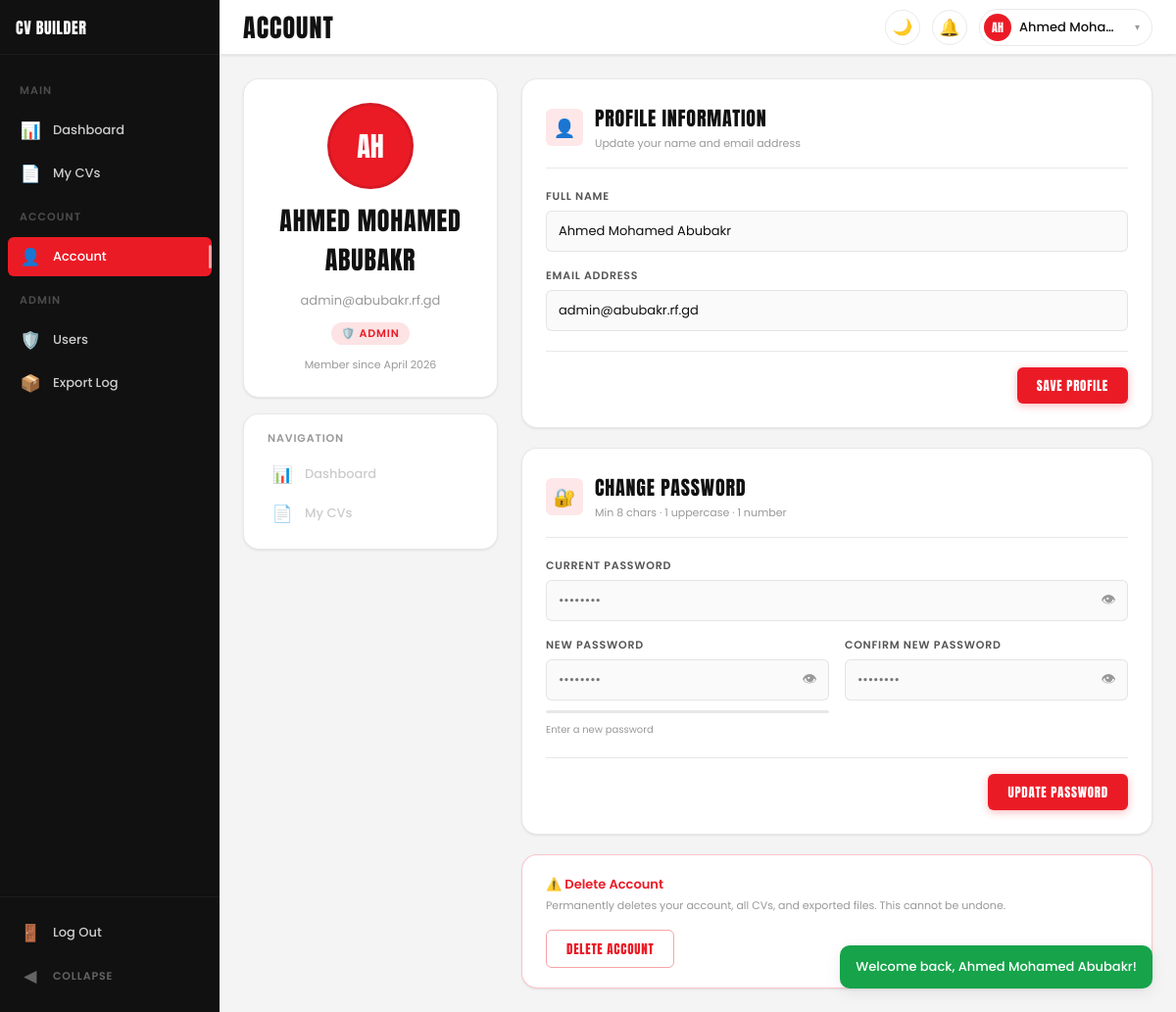
The app's page /account.php (signed in) with its own data.
### tables this page shows
CREATE TABLE `users` (
  `id`            INT UNSIGNED    NOT NULL AUTO_INCREMENT,
  `name`          VARCHAR(150)    NOT NULL,
  `email`         VARCHAR(255)    NOT NULL UNIQUE,
  `password`      VARCHAR(255)    NOT NULL,
  `role`          ENUM('user','admin') NOT NULL DEFAULT 'user',
  `avatar`        VARCHAR(255)    DEFAULT NULL,
  `remember_token` VARCHAR(100)   DEFAULT NULL,
  `is_active`     TINYINT(1)      NOT NULL DEFAULT 1,
  `created_at`    TIMESTAMP       NOT NULL DEFAULT CURRENT_TIMESTAMP,
  `updated_at`    TIMESTAMP       NOT NULL DEFAULT CURRENT_TIMESTAMP ON UPDATE CURRENT_TIMESTAMP,
  PRIMARY KEY (`id`),
  INDEX `idx_email` (`email`),
  INDEX `idx_role`  (`role`)
);

### Database.php (called while the page is built, shortened)
<?php
class Database
{
    private static ?PDO $instance = null;
    public static function getInstance(): PDO
    {
        if (self::$instance === null) {
            $dsn = sprintf(
                'mysql:host=%s;dbname=%s;charset=%s',
                DB_HOST, DB_NAME, DB_CHARSET
            );
            $options = [
                PDO::ATTR_ERRMODE            => PDO::ERRMODE_EXCEPTION,
                PDO::ATTR_DEFAULT_FETCH_MODE => PDO::FETCH_ASSOC,
                PDO::ATTR_EMULATE_PREPARES   => false,
                PDO::MYSQL_ATTR_INIT_COMMAND => "SET NAMES utf8mb4 COLLATE utf8mb4_unicode_ci",
            ];
            try {
                self::$instance = new PDO($dsn, DB_USER, DB_PASS, $options);
            } catch (PDOException $e) {
                if (APP_ENV === 'development') {
                    die('<pre style="color:red">DB Connection Error: ' . $e->getMessage() . '</pre>');
                } else {
                    die('A database error occurred. Please try again later.');
                }
            }
        }
        return self::$instance;
    }
    public static function query(string $sql, array $params = []): PDOStatement
    {
        $stmt = self::getInstance()->prepare($sql);
        $stmt->execute($params);
        return $stmt;
    }
    public static function fetchOne(string $sql, array $params = []): array|false
    {
        return self::query($sql, $params)->fetch();
    }
}

### account.php (the view, shortened to what this page needs)
<?php
$page_title  = 'Account';
$active_page = 'account';
require_once __DIR__ . '/../includes/layout.php';
$user  = auth_user();
$uid   = (int)$user['id'];
$dbUser = Database::fetchOne(
    'SELECT id, name, email, avatar, role, created_at FROM users WHERE id = ? LIMIT 1',
    [$uid]
);
?>
<div class="account-layout">
  <div class="profile-aside">
    <div class="card profile-card">
      <form method="POST" enctype="multipart/form-data" id="avatarForm">
        <label for="avatarInput" style="cursor:pointer">
          <div class="avatar-large">
            <?php if (!empty($dbUser['avatar'])): ?>
              <img src="<?= APP_URL ?>/uploads/avatars/<?= htmlspecialchars($dbUser['avatar']) ?>" alt="avatar">
            <?php else: ?>
              <?= strtoupper(mb_substr($dbUser['name'], 0, 2)) ?>
            <?php endif; ?>
          </div>
        </label>
      </form>
      <div class="profile-name"><?= htmlspecialchars($dbUser['name']) ?></div>
      <div class="profile-email"><?= htmlspecialchars($dbUser['email']) ?></div>
      <span class="profile-role <?= $dbUser['role'] ?>">
        <?= $dbUser['role'] === 'admin' ? '🛡️ Admin' : '👤 User' ?>
      </span>
      <div class="profile-joined">
        Member since <?= date('F Y', strtotime($dbUser['created_at'])) ?>
      </div>
    </div>
    <div class="card quick-links-card">
      <div class="quick-links-title">Navigation</div>
      <?= nav_item(APP_URL . '/pages/dashboard.php', '📊', 'Dashboard', '') ?>
      <?= nav_item(APP_URL . '/pages/my-cvs.php',    '📄', 'My CVs',    '') ?>
    </div>
  </div>
  <div class="settings-area">
    <div class="card settings-card">
      <div class="settings-card-head">
        <div class="settings-card-icon">👤</div>
        <div>
          <div class="settings-card-title">Profile Information</div>
          <div class="settings-card-sub">Update your name and email address</div>
        </div>
      </div>
      <form method="POST">
        <div class="form-grid">
          <div class="form-group full">
            <label class="form-label" for="name">Full Name</label>
            <input class="form-input" type="text" id="name" name="name"
                   value="<?= htmlspecialchars($dbUser['name']) ?>"
                   required minlength="2" maxlength="150"
                   placeholder="Your full name">
          </div>
          <div class="form-group full">
            <label class="form-label" for="email">Email Address</label>
            <input class="form-input" type="email" id="email" name="email"
                   value="<?= htmlspecialchars($dbUser['email']) ?>"
                   required
                   placeholder="you@example.com">
          </div>
        </div>
        <div class="form-footer">
          <button type="submit" class="btn btn-primary">Save Profile</button>
        </div>
      </form>
    </div>
    <div class="card settings-card">
      <div class="settings-card-head">
        <div class="settings-card-icon">🔐</div>
        <div>
          <div class="settings-card-title">Change Password</div>
          <div class="settings-card-sub">Min 8 chars · 1 uppercase · 1 number</div>
        </div>
      </div>
      <form method="POST" id="pwForm" onsubmit="return validatePwForm()">
        <div class="form-grid">
          <div class="form-group full">
            <label class="form-label" for="current_password">Current Password</label>
            <div class="pw-wrap">
              <input class="form-input" type="password" id="current_password"
                     name="current_password" required placeholder="••••••••">
              <span class="pw-eye" onclick="togglePw('current_password', this)">👁</span>
            </div>
          </div>
          <div class="form-group">
            <label class="form-label" for="new_password">New Password</label>
            <div class="pw-wrap">
              <input class="form-input" type="password" id="new_password"
                     name="new_password" required placeholder="••••••••"
                     oninput="checkStrength(this.value); checkMatch()">
              <span class="pw-eye" onclick="togglePw('new_password', this)">👁</span>
            </div>
            <div class="strength-bar"><div class="strength-fill" id="strengthFill"></div></div>
            <div class="strength-hint" id="strengthHint">Enter a new password</div>
          </div>
          <div class="form-group">
            <label class="form-label" for="confirm_password">Confirm New Password</label>
            <div class="pw-wrap">
              <input class="form-input" type="password" id="confirm_password"
                     name="confirm_password" required placeholder="••••••••"
                     oninput="checkMatch()">
              <span class="pw-eye" onclick="togglePw('confirm_password', this)">👁</span>
            </div>
            <div class="match-hint" id="matchHint"></div>
          </div>
        </div>
        <div class="form-footer">
          <button type="submit" class="btn btn-primary" id="pwSubmit">Update Password</button>
        </div>
      </form>
    </div>
    <div class="card danger-zone-card">
      <div class="danger-zone-text">
        <div class="danger-zone-title">⚠️ Delete Account</div>
        <div class="danger-zone-desc">
          Permanently deletes your account, all CVs, and exported files. This cannot be undone.
        </div>
      </div>
      <button class="btn btn-ghost" style="border-color:rgba(235,27,38,.4);color:var(--sc-red)"
              onclick="alert('Account deletion will be available in Phase 5. Contact support for now.')">
        Delete Account
      </button>
    </div>
  </div>
</div>
<?php layout_end(); ?>

### layout.php (shortened to what this page needs)
<?php
$__user       = auth_user();
$__theme      = $_COOKIE['cvb_theme'] ?? 'auto';
$__page_title = $page_title ?? 'CV Builder Pro';
$__active     = $active_page ?? '';
function nav_item(string $href, string $icon, string $label, string $active): string
{
    $cls = $active === basename($href, '.php') ? ' is-active' : '';
    return <<<HTML
    <a href="{$href}" class="nav-item{$cls}">
      <span class="nav-icon">{$icon}</span>
      <span class="nav-label">{$label}</span>
    </a>
    HTML;
}
?>
<!DOCTYPE html>
<html lang="en" data-theme="<?= htmlspecialchars($__theme) ?>">
<head>
</head>
<body class="" id="app-body">
<aside class="sidebar" id="sidebar">
  <div class="sidebar-logo">
    <span class="sidebar-logo-text">CV Builder</span>
  </div>
  <nav class="sidebar-nav">
    <span class="nav-section-label">Main</span>
    <?= nav_item(APP_URL . '/pages/dashboard.php',  '📊', 'Dashboard',  $__active) ?>
    <?= nav_item(APP_URL . '/pages/my-cvs.php',     '📄', 'My CVs',     $__active) ?>
    <span class="nav-section-label">Account</span>
    <?= nav_item(APP_URL . '/pages/account.php',    '👤', 'Account',    $__active) ?>
    <?php if (auth_admin()): ?>
    <span class="nav-section-label">Admin</span>
    <?= nav_item(APP_URL . '/admin/users.php',       '🛡️', 'Users',      $__active) ?>
    <?= nav_item(APP_URL . '/admin/export-log.php',  '📦', 'Export Log', $__active) ?>
    <?php endif; ?>
  </nav>
  <div class="sidebar-footer">
    <?= nav_item(APP_URL . '/auth/logout.php', '🚪', 'Log Out', '') ?>
    <button class="sidebar-toggle" id="collapseBtn" onclick="toggleSidebar()">
      <span class="toggle-icon">◀</span>
      <span class="nav-label">Collapse</span>
    </button>
  </div>
</aside>
<header class="topbar" id="topbar">
  <div class="topbar-title"><?= htmlspecialchars($__page_title) ?></div>
  <div class="topbar-actions">
    <button class="theme-toggle" id="themeBtn" onclick="cycleTheme()" title="Toggle theme">
      <span id="themeIcon">🌙</span>
    </button>
    <div class="topbar-bell">
      🔔
    </div>
    <div class="topbar-avatar" id="avatarMenu">
      <button class="avatar-btn" onclick="toggleAvatarMenu()">
        <div class="avatar-img" id="avatarEl">
          <?php if (!empty($__user['avatar'])): ?>
            <img src="<?= htmlspecialchars(APP_URL . '/uploads/' . $__user['avatar']) ?>" alt="avatar">
          <?php else: ?>
            <?= strtoupper(mb_substr($__user['name'], 0, 2)) ?>
          <?php endif; ?>
        </div>
        <span class="avatar-name"><?= htmlspecialchars($__user['name']) ?></span>
        <span class="avatar-chevron">▾</span>
      </button>
    </div>
  </div>
</header>
<div class="toast-container" id="toastContainer">
  <?= flash_render() ?>
</div>
<main class="main-wrap" id="mainWrap">
  <div class="page-content">
<?php
function layout_end(): void { ?>
  </div>
</main>
<?php }  ?>

### helpers.php (shortened to what this page needs)
<?php
function auth_user(): array|false
{
    return $_SESSION['user'] ?? false;
}
function auth_check(): bool
{
    return !empty($_SESSION['user']['id']);
}
function auth_admin(): bool
{
    return auth_check() && ($_SESSION['user']['role'] ?? '') === 'admin';
}
function flash_render(): string
{
    $html = '';
    foreach ($_SESSION['flash'] as $key => $f) {
        $type = htmlspecialchars($f['type']);
        $msg  = htmlspecialchars($f['message']);
        $html .= "<div class=\"cvb-toast cvb-toast--{$type}\" data-flash=\"{$key}\">{$msg}</div>";
    }
    return $html;
}

### account.php (style rules this page uses)
.account-layout { display: grid; grid-template-columns: 260px 1fr; gap: var(--sp-6); align-items: start; }
.profile-aside { display: flex; flex-direction: column; gap: var(--sp-4); }
.profile-card { padding: var(--sp-6); display: flex; flex-direction: column; align-items: center; gap: var(--sp-3); text-align: center; }
.avatar-large { width: 88px; height: 88px; border-radius: 50%; background: var(--sc-red); color: #fff; font-family: 'Anton', sans-serif; font-size: 28px; display: flex; align-items: center; justify-content: center; overflow: hidden; position: relative; border: 3px solid var(--border); transition: border-color .2s; }
.profile-name { font-family: 'Anton', sans-serif; font-size: var(--t-xl); text-transform: uppercase; letter-spacing: .03em; color: var(--txt-primary); }
.profile-email { font-size: var(--t-sm); color: var(--txt-muted); word-break: break-all; }
.profile-role { display: inline-flex; align-items: center; gap: 5px; padding: 3px 10px; border-radius: 20px; font-size: var(--t-xs); font-weight: 600; text-transform: uppercase; letter-spacing: .08em; }
.profile-role.admin { background: rgba(235,27,38,.12); color: var(--sc-red); }
.profile-joined { font-size: var(--t-xs); color: var(--txt-muted); }
.quick-links-card { padding: var(--sp-4); }
.quick-links-title { font-size: var(--t-xs); font-weight: 600; text-transform: uppercase; letter-spacing: .08em; color: var(--txt-muted); padding: 0 var(--sp-2) var(--sp-2); }
.settings-area { display: flex; flex-direction: column; gap: var(--sp-5); }
.settings-card { padding: var(--sp-6); }
.settings-card-head { display: flex; align-items: center; gap: var(--sp-3); margin-bottom: var(--sp-5); padding-bottom: var(--sp-4); border-bottom: 1px solid var(--border); }
.settings-card-icon { width: 38px; height: 38px; border-radius: var(--radius-sm); background: rgba(235,27,38,.10); display: flex; align-items: center; justify-content: center; font-size: 18px; flex-shrink: 0; }
.settings-card-title { font-family: 'Anton', sans-serif; font-size: var(--t-lg); text-transform: uppercase; letter-spacing: .04em; color: var(--txt-primary); }
.settings-card-sub { font-size: var(--t-xs); color: var(--txt-muted); margin-top: 2px; }
.form-grid { display: grid; grid-template-columns: 1fr 1fr; gap: var(--sp-4); }
.form-grid .full { grid-column: 1 / -1; }
.form-group { display: flex; flex-direction: column; gap: 6px; }
.form-label { font-size: var(--t-xs); font-weight: 600; text-transform: uppercase; letter-spacing: .07em; color: var(--txt-secondary); }
.form-input { width: 100%; padding: 10px var(--sp-3); background: var(--bg-input); border: 1px solid var(--border); border-radius: var(--radius-sm); font-family: 'Poppins', sans-serif; font-size: var(--t-sm); color: var(--txt-primary); transition: border-color .2s, box-shadow .2s; outline: none; }
.pw-wrap { position: relative; }
.pw-wrap .form-input { padding-right: 44px; }
.pw-eye { position: absolute; right: 0; top: 0; bottom: 0; width: 40px; display: flex; align-items: center; justify-content: center; font-size: 15px; color: var(--txt-muted); cursor: pointer; transition: color .2s; }
.strength-bar { height: 3px; border-radius: 2px; background: var(--border); margin-top: 4px; overflow: hidden; }
.strength-hint { font-size: 10px; color: var(--txt-muted); margin-top: 3px; }
.match-hint { font-size: 11px; margin-top: 3px; height: 14px; }
.form-footer { display: flex; justify-content: flex-end; margin-top: var(--sp-5); padding-top: var(--sp-4); border-top: 1px solid var(--border); }
.danger-zone-card { padding: var(--sp-5) var(--sp-6); border-color: rgba(235,27,38,.25); display: flex; align-items: center; justify-content: space-between; gap: var(--sp-4); flex-wrap: wrap; }
.danger-zone-title { font-weight: 600; font-size: var(--t-sm); color: var(--sc-red); margin-bottom: 3px; }
.danger-zone-desc { font-size: var(--t-xs); color: var(--txt-muted); }

### records on screen
users: name "AH", name "AHMED MOHAMED ABUBAKR", email "admin@abubakr.rf.gd", created_at "April 2026", name "Ahmed Mohamed Abubakr"

### other values on screen
$icon "📊 📄 🛡️ 📦 🚪 📊 📄"
$label "Dashboard My CVs Account Users Export Log Log Out Dashboard My CVs"
$__page_title "ACCOUNT"
mb_substr($__user['name'], 0, 2) "AH"
$__user['name'] "Ahmed Moha…"
$msg "Welcome back, Ahmed Mohamed Abubakr!"
